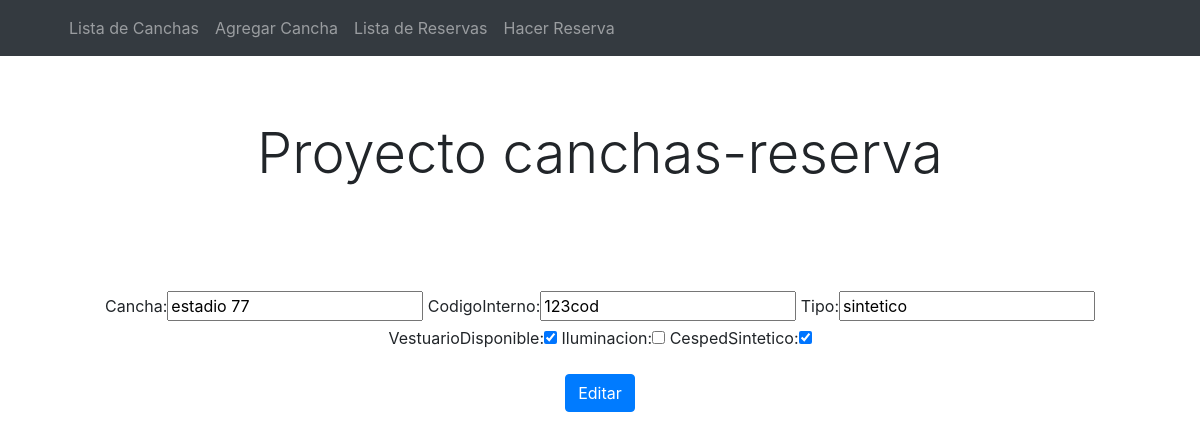
/editar/1/, run on an earlier commit of the app's database.
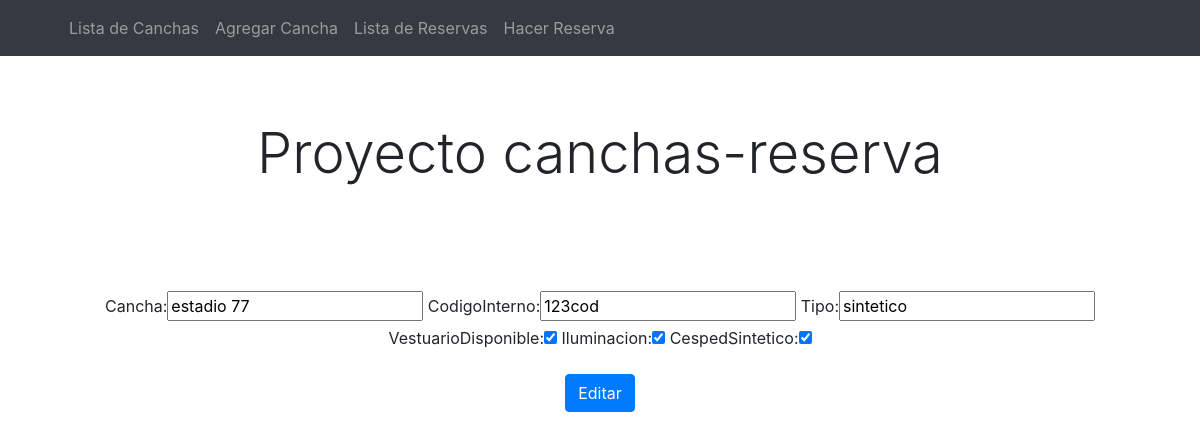
And on a later commit of the database.
### proyecto/models.py (models this page shows, shortened)
class Cancha(models.Model):
    cancha = models.CharField(max_length=80)
    codigoInterno = models.CharField(max_length=40)
    tipo = models.CharField(max_length=40)
    vestuarioDisponible = models.BooleanField()
    iluminacion = models.BooleanField()
    cespedSintetico = models.BooleanField()

### proyecto/views.py (the view)
# urls.py: path('editar/<cancha_id>/', views.editar, name='editar'),
def editar(request, cancha_id):
    cancha = Cancha.objects.get(id=cancha_id)
    if request.method == 'POST':
        form = CanchaForm(request.POST, instance=cancha)
        if form.is_valid():
            form.save()
            return redirect('home')
    else:
        form = CanchaForm(instance=cancha)
    context = {'form':form}
    return render(request, 'proyecto/editar.html', context)

### proyecto/forms.py
class CanchaForm(forms.ModelForm):
    class Meta:
        model = Cancha
        fields = ['cancha','codigoInterno','tipo','vestuarioDisponible','iluminacion','cespedSintetico']

### proyecto/templates/proyecto/editar.html (shortened to what this page needs)
{% extends 'proyecto/layout.html' %}
    {% block content %}
        <div class="container text-center">
            <form method="post">
            <div class="form-group">
                {{ form }}
            </div>
            <button type="submit" class="btn btn-primary">Editar</button>
            </form>
        </div>
    {% endblock  %}

What changed in the data, as far as the page shows it:
changed Cancha "estadio 77": iluminacion "☐" → "☑"
